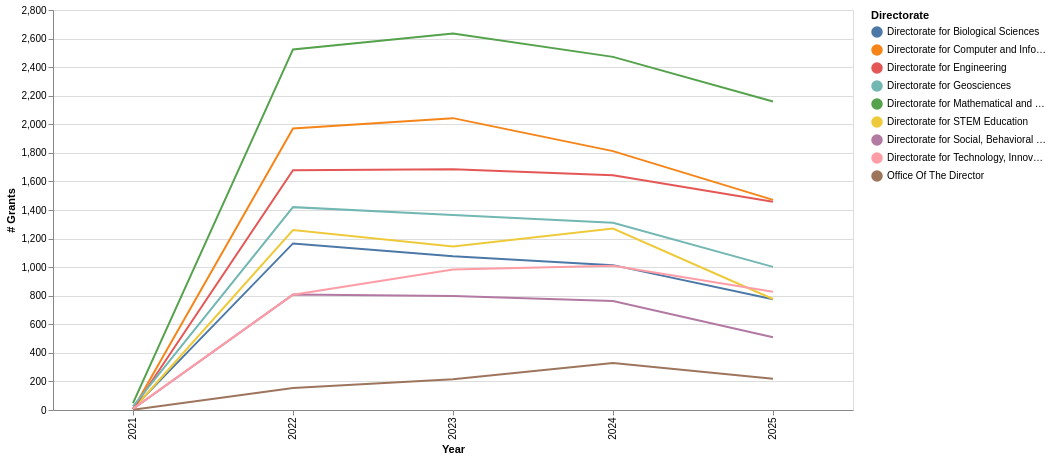

Notebook code for this chart:
### Code cell
import altair as alt

# Selection that chooses the nearest year under the mouse
nearest = alt.selection_point(
    nearest=True,
    on='mouseover',
    fields=['year'],
    empty=False
)

# Base chart encoding (we'll reuse this in multiple layers)
base = alt.Chart(dir_year).encode(
    x=alt.X('year:O', title='Year'),
    y=alt.Y('n_grants:Q', title='# Grants'),
    color=alt.Color('org_dir_long_name:N', title='Directorate')
)

# 1) The main line for each directorate
line = base.mark_line().properties(
    width=800,   # wider plot like you asked
    height=400
)

# 2) Invisible selectors across the chart: capture the x (year) under the mouse
selectors = alt.Chart(dir_year).mark_point().encode(
    x='year:O',
    opacity=alt.value(0),
).add_params(
    nearest
)

# 3) Points on the lines, highlighted when nearest
points = base.mark_point().encode(
    opacity=alt.condition(nearest, alt.value(1), alt.value(0))
)

# 4) Text labels near the nearest points (show the total amount)
text = base.mark_text(align='left', dx=5, dy=-5).encode(
    text=alt.condition(nearest, 'n_grants:Q', alt.value(' '))
)

# 5) Vertical rule at the selected year
rules = alt.Chart(dir_year).mark_rule(color='gray').encode(
    x='year:O',
).transform_filter(
    nearest
)

chart_q2_line = alt.layer(
    line, selectors, points, rules, text
)

chart_q2_line

### Figure 1 — Vega-Lite specification as saved in the notebook (floating-point values rounded to 4 significant figures)
{"config": {"view": {"continuousWidth": 300, "continuousHeight": 300}}, "layer": [{"mark": {"type": "line"}, "encoding": {"color": {"field": "org_dir_long_name", "title": "Directorate", "type": "nominal"}, "x": {"field": "year", "title": "Year", "type": "ordinal"}, "y": {"field": "n_grants", "title": "# Grants", "type": "quantitative"}}}, {"mark": {"type": "point"}, "encoding": {"opacity": {"value": 0}, "x": {"field": "year", "type": "ordinal"}}, "name": "view_3"}, {"mark": {"type": "point"}, "encoding": {"color": {"field": "org_dir_long_name", "title": "Directorate", "type": "nominal"}, "opacity": {"condition": {"param": "param_5", "value": 1, "empty": false}, "value": 0}, "x": {"field": "year", "title": "Year", "type": "ordinal"}, "y": {"field": "n_grants", "title": "# Grants", "type": "quantitative"}}}, {"mark": {"type": "rule", "color": "gray"}, "encoding": {"x": {"field": "year", "type": "ordinal"}}, "transform": [{"filter": {"param": "param_5", "empty": false}}]}, {"mark": {"type": "text", "align": "left", "dx": 5, "dy": -5}, "encoding": {"color": {"field": "org_dir_long_name", "title": "Directorate", "type": "nominal"}, "text": {"condition": {"param": "param_5", "empty": false, "field": "n_grants", "type": "quantitative"}, "value": " "}, "x": {"field": "year", "title": "Year", "type": "ordinal"}, "y": {"field": "n_grants", "title": "# Grants", "type": "quantitative"}}}], "data": {"name": "data-fc66f4ebecc60311db74e06b505aabd1"}, "height": 400, "params": [{"name": "param_5", "select": {"type": "point", "fields": ["year"], "nearest": true, "on": "mouseover"}, "views": ["view_3"]}], "width": 800, "$schema": "https://vega.github.io/schema/vega-lite/v5.20.1.json", "datasets": {"data-fc66f4ebecc60311db74e06b505aabd1": [{"dir_abbr": "BIO", "org_dir_long_name": "Directorate for Biological Sciences", "year": 2021, "n_grants": 11, "total_amount": 46100000.0}, {"dir_abbr": "BIO", "org_dir_long_name": "Directorate for Biological Sciences", "year": 2022, "n_grants": 1166, "total_amount": 801900000.0}, {"dir_abbr": "BIO", "org_dir_long_name": "Directorate for Biological Sciences", "year": 2023, "n_grants": 1077, "total_amount": 939400000.0}, {"dir_abbr": "BIO", "org_dir_long_name": "Directorate for Biological Sciences", "year": 2024, "n_grants": 1014, "total_amount": 704300000.0}, {"dir_abbr": "BIO", "org_dir_long_name": "Directorate for Biological Sciences", "year": 2025, "n_grants": 775, "total_amount": 453500000.0}, {"dir_abbr": "CSE", "org_dir_long_name": "Directorate for Computer and Information Science and Engineering", "year": 2021, "n_grants": 6, "total_amount": 6931000.0}, {"dir_abbr": "CSE", "org_dir_long_name": "Directorate for Computer and Information Science and Engineering", "year": 2022, "n_grants": 1971, "total_amount": 1079000000.0}, {"dir_abbr": "CSE", "org_dir_long_name": "Directorate for Computer and Information Science and Engineering", "year": 2023, "n_grants": 2043, "total_amount": 1135000000.0}, {"dir_abbr": "CSE", "org_dir_long_name": "Directorate for Computer and Information Science and Engineering", "year": 2024, "n_grants": 1812, "total_amount": 1026000000.0}, {"dir_abbr": "CSE", "org_dir_long_name": "Directorate for Computer and Information Science and Engineering", "year": 2025, "n_grants": 1471, "total_amount": 696400000.0}, {"dir_abbr": "EDU", "org_dir_long_name": "Directorate for STEM Education", "year": 2021, "n_grants": 5, "total_amount": 5781000.0}, {"dir_abbr": "EDU", "org_dir_long_name": "Directorate for STEM Education", "year": 2022, "n_grants": 1260, "total_amount": 1389000000.0}, {"dir_abbr": "EDU", "org_dir_long_name": "Directorate for STEM Education", "year": 2023, "n_grants": 1144, "total_amount": 916900000.0}, {"dir_abbr": "EDU", "org_dir_long_name": "Directorate for STEM Education", "year": 2024, "n_grants": 1270, "total_amount": 1030000000.0}, {"dir_abbr": "EDU", "org_dir_long_name": "Directorate for STEM Education", "year": 2025, "n_grants": 777, "total_amount": 724200000.0}, {"dir_abbr": "ENG", "org_dir_long_name": "Directorate for Engineering", "year": 2021, "n_grants": 5, "total_amount": 43710000.0}, {"dir_abbr": "ENG", "org_dir_long_name": "Directorate for Engineering", "year": 2022, "n_grants": 1678, "total_amount": 823500000.0}, {"dir_abbr": "ENG", "org_dir_long_name": "Directorate for Engineering", "year": 2023, "n_grants": 1685, "total_amount": 710200000.0}, {"dir_abbr": "ENG", "org_dir_long_name": "Directorate for Engineering", "year": 2024, "n_grants": 1644, "total_amount": 701400000.0}, {"dir_abbr": "ENG", "org_dir_long_name": "Directorate for Engineering", "year": 2025, "n_grants": 1457, "total_amount": 625300000.0}, {"dir_abbr": "GEO", "org_dir_long_name": "Directorate for Geosciences", "year": 2021, "n_grants": 25, "total_amount": 61890000.0}, {"dir_abbr": "GEO", "org_dir_long_name": "Directorate for Geosciences", "year": 2022, "n_grants": 1420, "total_amount": 924500000.0}, {"dir_abbr": "GEO", "org_dir_long_name": "Directorate for Geosciences", "year": 2023, "n_grants": 1365, "total_amount": 896100000.0}, {"dir_abbr": "GEO", "org_dir_long_name": "Directorate for Geosciences", "year": 2024, "n_grants": 1310, "total_amount": 590000000.0}, {"dir_abbr": "GEO", "org_dir_long_name": "Directorate for Geosciences", "year": 2025, "n_grants": 1002, "total_amount": 637900000.0}, {"dir_abbr": "MPS", "org_dir_long_name": "Directorate for Mathematical and Physical Sciences", "year": 2021, "n_grants": 48, "total_amount": 80740000.0}, {"dir_abbr": "MPS", "org_dir_long_name": "Directorate for Mathematical and Physical Sciences", "year": 2022, "n_grants": 2524, "total_amount": 1269000000.0}, {"dir_abbr": "MPS", "org_dir_long_name": "Directorate for Mathematical and Physical Sciences", "year": 2023, "n_grants": 2635, "total_amount": 1627000000.0}, {"dir_abbr": "MPS", "org_dir_long_name": "Directorate for Mathematical and Physical Sciences", "year": 2024, "n_grants": 2472, "total_amount": 1089000000.0}, {"dir_abbr": "MPS", "org_dir_long_name": "Directorate for Mathematical and Physical Sciences", "year": 2025, "n_grants": 2159, "total_amount": 854100000.0}, {"dir_abbr": "O/D", "org_dir_long_name": "Office Of The Director", "year": 2021, "n_grants": 1, "total_amount": 300000.0}, {"dir_abbr": "O/D", "org_dir_long_name": "Office Of The Director", "year": 2022, "n_grants": 154, "total_amount": 221900000.0}, {"dir_abbr": "O/D", "org_dir_long_name": "Office Of The Director", "year": 2023, "n_grants": 216, "total_amount": 227500000.0}, {"dir_abbr": "O/D", "org_dir_long_name": "Office Of The Director", "year": 2024, "n_grants": 329, "total_amount": 331200000.0}, {"dir_abbr": "O/D", "org_dir_long_name": "Office Of The Director", "year": 2025, "n_grants": 219, "total_amount": 166300000.0}, {"dir_abbr": "SBE", "org_dir_long_name": "Directorate for Social, Behavioral and Economic Sciences", "year": 2021, "n_grants": 7, "total_amount": 2452000.0}, {"dir_abbr": "SBE", "org_dir_long_name": "Directorate for Social, Behavioral and Economic Sciences", "year": 2022, "n_grants": 808, "total_amount": 261400000.0}, {"dir_abbr": "SBE", "org_dir_long_name": "Directorate for Social, Behavioral and Economic Sciences", "year": 2023, "n_grants": 798, "total_amount": 247900000.0}, {"dir_abbr": "SBE", "org_dir_long_name": "Directorate for Social, Behavioral and Economic Sciences", "year": 2024, "n_grants": 763, "total_amount": 202400000.0}, {"dir_abbr": "SBE", "org_dir_long_name": "Directorate for Social, Behavioral and Economic Sciences", "year": 2025, "n_grants": 509, "total_amount": 127400000.0}, {"dir_abbr": "TIP", "org_dir_long_name": "Directorate for Technology, Innovation, and Partnerships", "year": 2021, "n_grants": 10, "total_amount": 1957000.0}, {"dir_abbr": "TIP", "org_dir_long_name": "Directorate for Technology, Innovation, and Partnerships", "year": 2022, "n_grants": 807, "total_amount": 437600000.0}, {"dir_abbr": "TIP", "org_dir_long_name": "Directorate for Technology, Innovation, and Partnerships", "year": 2023, "n_grants": 984, "total_amount": 599100000.0}, {"dir_abbr": "TIP", "org_dir_long_name": "Directorate for Technology, Innovation, and Partnerships", "year": 2024, "n_grants": 1009, "total_amount": 681200000.0}, {"dir_abbr": "TIP", "org_dir_long_name": "Directorate for Technology, Innovation, and Partnerships", "year": 2025, "n_grants": 828, "total_amount": 426900000.0}]}}
